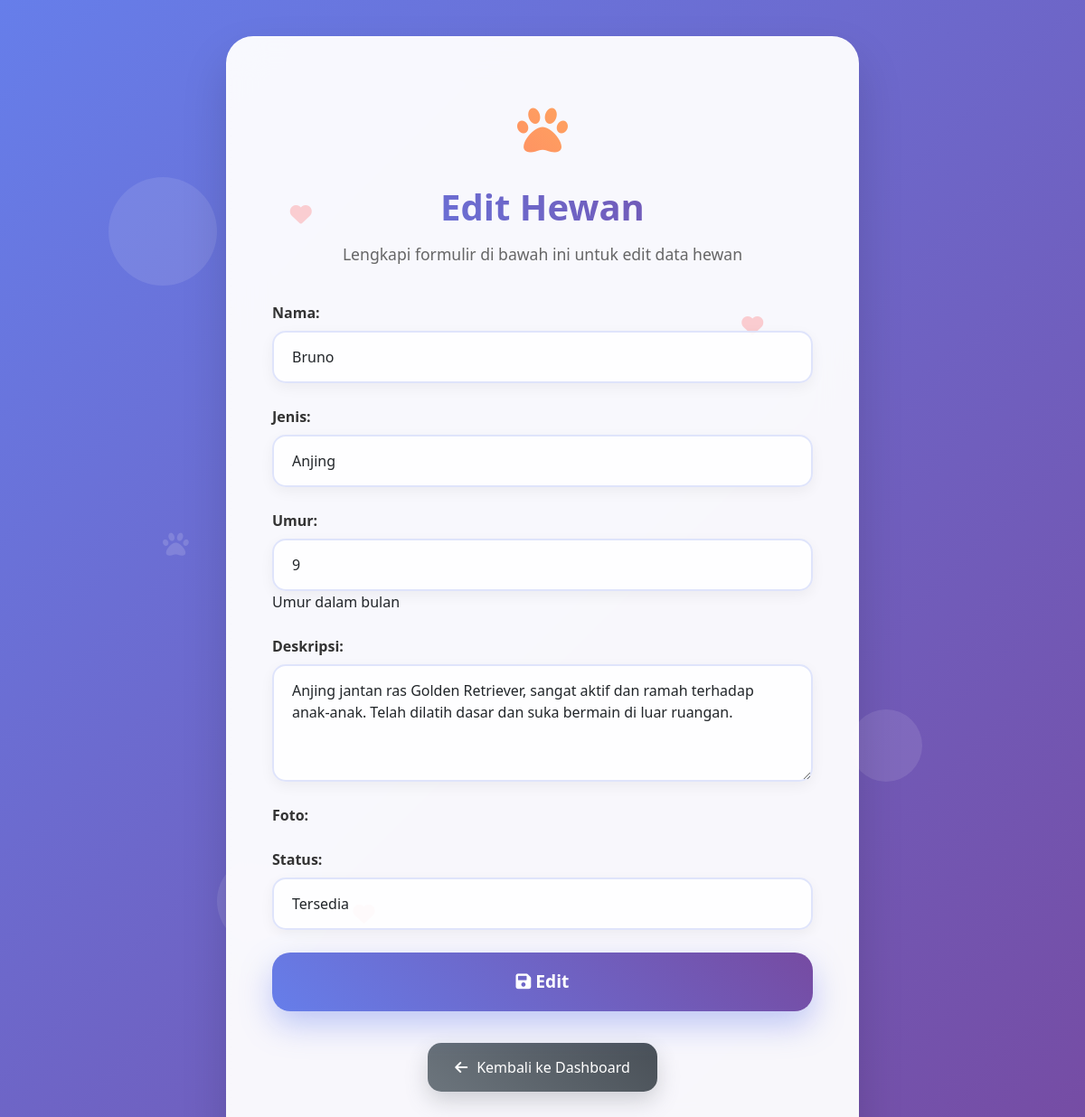
/admin-dashboard/edit/5/ (signed in), run on the app's committed database.
### adopsi/models.py (models this page shows, shortened)
class Hewan(models.Model):
    JENIS_CHOICES = [
        ('kucing', 'Kucing'),
        ('anjing', 'Anjing'),
        ('kelinci', 'Kelinci'),
        ('hamster', 'Hamster'),
        ('iguana', 'Iguana'),
        ('landak', 'Landak'),
    ]
    STATUS_CHOICES = [
        ('Tersedia', 'Tersedia'),
        ('Diproses', 'Diproses'),
        ('Diadopsi', 'Diadopsi'),
    ]
    nama = models.CharField(max_length=100)
    jenis = models.CharField(max_length=10, choices=JENIS_CHOICES)
    umur = models.PositiveIntegerField(
        validators=[MinValueValidator(1), MaxValueValidator(300)],
        help_text="Umur dalam bulan"
    )
    deskripsi = models.TextField()
    foto = models.ImageField(upload_to='foto_hewan/', blank=True, null=True)
    status = models.CharField(max_length=20, choices=STATUS_CHOICES, default='Tersedia')
    tanggal_dibuat = models.DateTimeField(auto_now_add=True)
    tanggal_diupdate = models.DateTimeField(auto_now=True)
    class Meta:
        verbose_name = "Hewan"
        verbose_name_plural = "Hewan"
        ordering = ['-tanggal_dibuat']

### adopsi/views.py (the view)
# urls.py: path('admin-dashboard/edit/<int:pk>/', views.edit_hewan, name='edit_hewan'),
@user_passes_test(is_admin, login_url='admin_login')
def edit_hewan(request, pk):
    hewan = get_object_or_404(Hewan, pk=pk)
    if request.method == 'POST':
        form = HewanForm(request.POST, request.FILES, instance=hewan)
        if form.is_valid():
            form.save()
            messages.success(request, 'Data hewan berhasil diupdate!')
            return redirect('dashboard_admin')
        else:
            messages.error(request, 'Terjadi kesalahan. Periksa kembali form Anda.')
    else:
        form = HewanForm(instance=hewan)
    return render(request, 'adopsi/form_hewan.html', {'form': form, 'mode': 'Edit', 'hewan': hewan})

### adopsi/forms.py (shortened to what this page needs)
class HewanForm(forms.ModelForm):
    class Meta:
        model = Hewan
        fields = ['nama', 'jenis', 'umur', 'deskripsi', 'foto', 'status']
        widgets = {
            'nama': forms.TextInput(attrs={'class': 'form-control', 'placeholder': 'Nama hewan'}),
            'jenis': forms.Select(attrs={'class': 'form-control'}),
            'umur': forms.NumberInput(attrs={'class': 'form-control', 'min': '1', 'max': '300'}),
            'deskripsi': forms.Textarea(attrs={'class': 'form-control', 'rows': 4, 'placeholder': 'Deskripsi hewan'}),
            'foto': forms.FileInput(attrs={'class': 'form-control', 'accept': 'image/*'}),
            'status': forms.Select(attrs={'class': 'form-control'}),
        }

### adopsi/views.py (called while the page is built)
def is_admin(user):
    return user.is_staff and user.is_authenticated

### adopsi/templates/adopsi/form_hewan.html (shortened to what this page needs)
<!DOCTYPE html>
<html lang="id">
<head>
    <link href="https://cdn.jsdelivr.net/npm/bootstrap@5.3.0/dist/css/bootstrap.min.css" rel="stylesheet">
    <link href="https://cdnjs.cloudflare.com/ajax/libs/font-awesome/6.0.0/css/all.min.css" rel="stylesheet">
</head>
<body>
    <div class="background-elements">
        <div class="floating-shape"></div>
        <div class="floating-shape"></div>
        <i class="fas fa-paw floating-paw"></i>
    </div>
    <div class="form-container">
        <div class="form-card">
            <div class="decorative-elements">
                <i class="fas fa-heart heart-float"></i>
                <i class="fas fa-heart heart-float"></i>
            </div>
            <div class="form-header">
                <div class="form-icon">
                    <i class="fas fa-paw"></i>
                </div>
                <h1 class="form-title">{{ mode }} Hewan</h1>
                <p class="form-subtitle">Lengkapi formulir di bawah ini untuk {{ mode|lower }} data hewan</p>
            </div>
            <div class="form-content">
                <form method="post" enctype="multipart/form-data">
                    <div class="form-group">
                        {{ form.as_p }}
                    </div>
                    <div class="button-group">
                        <button type="submit" class="submit-button">
                            <i class="fas fa-save"></i>
                            {{ mode }}
                        </button>
                        <a href="{% url 'dashboard_admin' %}" class="back-button">
                            <i class="fas fa-arrow-left"></i>
                            Kembali ke Dashboard
                        </a>
                    </div>
                </form>
            </div>
        </div>
    </div>
</body>
</html>

### data on the page
Hewan: nama "Bruno", jenis "Anjing", umur "9", deskripsi "Anjing jantan ras Golden Retriever, sangat aktif dan ramah terhadap anak-anak. Telah dilatih dasar dan suka bermain di luar ruangan.", status "Tersedia"

### other printed values
{{ mode }} "Edit"
{{ mode|lower }} "edit"
